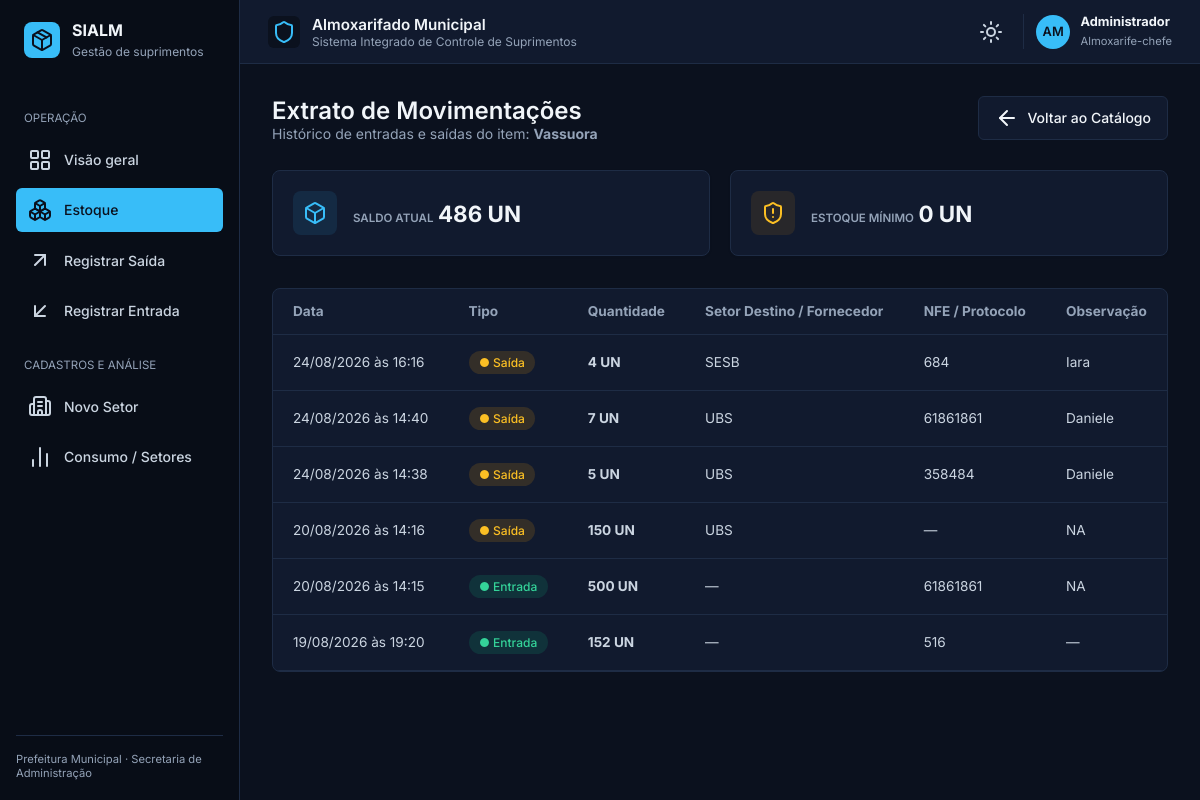
The app's page /produtos/html/extrato/1 with its own data.
### app/database/models.py (models this page shows)
class Produto(Base):
    __tablename__ = "produtos"
    id: Mapped[int] = mapped_column(primary_key=True, index=True)
    nome: Mapped[str] = mapped_column(String(100), nullable=False, index=True)
    categoria: Mapped[str] = mapped_column(String(100), nullable=True)
    descricao: Mapped[str] = mapped_column(Text, nullable=True)
    quantidade_estoque: Mapped[int] = mapped_column(Integer, default=0)
    estoque_minimo: Mapped[int] = mapped_column(Integer, default=0) # <--- NOVO CAMPO
    criado_em: Mapped[datetime] = mapped_column(DateTime, default=datetime.utcnow)
    movimentacoes = relationship("Movimentacao", back_populates="produto", cascade="all, delete-orphan")

class Movimentacao(Base):
    __tablename__ = "movimentacoes"
    id: Mapped[int] = mapped_column(primary_key=True, index=True)
    produto_id: Mapped[int] = mapped_column(ForeignKey("produtos.id"), nullable=False)
    tipo: Mapped[TipoMovimentacao] = mapped_column(Enum(TipoMovimentacao), nullable=False)
    quantidade: Mapped[int] = mapped_column(Integer, nullable=False)
    observacao: Mapped[str] = mapped_column(String(255), nullable=True)
    data_movimentacao: Mapped[datetime] = mapped_column(DateTime, default=datetime.utcnow)
    nfe: Mapped[str] = mapped_column(String(50), nullable=True)
    setor_id: Mapped[int] = mapped_column(ForeignKey("setores.id"), nullable=True)
    produto = relationship("Produto", back_populates="movimentacoes")
    setor = relationship("Setor")

class Setor(Base):
    __tablename__ = "setores"
    id: Mapped[int] = mapped_column(primary_key=True, index=True)
    nome: Mapped[str] = mapped_column(String(100), unique=True, nullable=False)
    secretaria: Mapped[str] = mapped_column(String(100), nullable=True)
    criado_em: Mapped[datetime] = mapped_column(DateTime, default=datetime.utcnow)

### app/routes/produtos.py (the view)
@router.get("/html/extrato/{produto_id}", response_class=HTMLResponse)
def renderizar_extrato_html(request: Request, produto_id: int, db: Session = Depends(get_db)):
    produto = db.query(Produto).filter(Produto.id == produto_id).first()
    if not produto:
        return HTMLResponse(content="<h1>Produto não encontrado</h1>", status_code=404)
    movimentacoes = db.query(Movimentacao).filter(Movimentacao.produto_id == produto_id)\
                      .order_by(Movimentacao.data_movimentacao.desc()).all()
    return templates.TemplateResponse(
        request=request,
        name="produtos/extrato.html",
        context={"request": request, "produto": produto, "movimentacoes": movimentacoes}
    )

### app/templates/produtos/extrato.html
{% extends "base.html" %}
{% set active_page = "produtos" %}
{% block content %}
<div class="view-header">
  <div>
    <h2 class="page-title">Extrato de Movimentações</h2>
    <p class="page-subtitle">Histórico de entradas e saídas do item: <strong>{{ produto.nome }}</strong></p>
  </div>
  <a href="/produtos/html/lista" class="btn btn-secondary">
    <i data-lucide="arrow-left"></i> Voltar ao Catálogo
  </a>
</div>
<div class="kpi-grid">
  <div class="kpi-card">
    <div class="kpi-icon icon-blue"><i data-lucide="box"></i></div>
    <div class="kpi-data">
      <span class="kpi-label">SALDO ATUAL</span>
      <span class="kpi-value">{{ produto.quantidade_estoque }} UN</span>
    </div>
  </div>
  <div class="kpi-card">
    <div class="kpi-icon icon-amber"><i data-lucide="shield-alert"></i></div>
    <div class="kpi-data">
      <span class="kpi-label">ESTOQUE MÍNIMO</span>
      <span class="kpi-value">{{ produto.estoque_minimo }} UN</span>
    </div>
  </div>
</div>
<div class="table-container">
  <table class="custom-table">
    <thead>
      <tr>
        <th>Data</th>
        <th>Tipo</th>
        <th>Quantidade</th>
        <th>Setor Destino / Fornecedor</th>
        <th>NFE / Protocolo</th>
        <th>Observação</th>
      </tr>
    </thead>
    <tbody>
      {% if movimentacoes %}
        {% for m in movimentacoes %}
        <tr>
          <td>{{ m.data_movimentacao.strftime('%d/%m/%Y às %H:%M') if m.data_movimentacao else '—' }}</td>
          <td>
            {% if m.tipo.name == 'ENTRADA' or m.tipo == 'ENTRADA' or m.tipo == 'entrada' %}
              <span class="badge badge-success">● Entrada</span>
            {% else %}
              <span class="badge badge-warning">● Saída</span>
            {% endif %}
          </td>
          <td><strong>{{ m.quantidade }} UN</strong></td>
          <td>{{ m.setor.nome if m.setor else '—' }}</td>
          <td>{{ m.nfe if m.nfe else '—' }}</td>
          <td>{{ m.observacao if m.observacao else '—' }}</td>
        </tr>
        {% endfor %}
      {% else %}
        <tr>
          <td colspan="6" class="text-center" style="padding: 2rem;">Nenhuma movimentação registrada para este item.</td>
        </tr>
      {% endif %}
    </tbody>
  </table>
</div>
{% endblock %}

### app/static/style.css (style rules this page uses)
:root { color-scheme: dark; --bg-main: #0b111e; --bg-card: #111a2e; --bg-card-hover: #16223b; --bg-sidebar: #080d17; --bg-input: #16223b; --border-color: #1e2c45; --border-light: #2a3d5e; --text-primary: #f1f5f9; --text-secondary: #cbd5e1; --text-muted: #94a3b8; --accent-blue: #38bdf8; --btn-primary-bg: #38bdf8; --btn-primary-text: #0b111e; --btn-dark-blue: #0284c7; --badge-green-bg: rgba(16, 185, 129, 0.15); --badge-green-text: #34d399; --badge-yellow-bg: rgba(245, 158, 11, 0.15); --badge-yellow-text: #fbbf24; --badge-red-bg: rgba(239, 68, 68, 0.15); --badge-red-text: #f87171; }
* { margin: 0; padding: 0; box-sizing: border-box; font-family: 'Inter', -apple-system, BlinkMacSystemFont, "Segoe UI", Roboto, sans-serif; }
body { background-color: var(--bg-main); color: var(--text-primary); display: flex; min-height: 100vh; overflow-x: hidden; transition: background-color 0.3s, color 0.3s; }
a { text-decoration: none; }
.view-header { display: flex; justify-content: space-between; align-items: flex-start; margin-bottom: 1.75rem; }
.page-title { font-size: 1.5rem; font-weight: 600; color: var(--text-primary); }
.page-subtitle { font-size: 0.875rem; color: var(--text-muted); }
.btn { display: inline-flex; align-items: center; gap: 0.5rem; padding: 0.55rem 1rem; border-radius: 6px; font-size: 0.875rem; font-weight: 500; cursor: pointer; border: 1px solid transparent; }
.btn-secondary { background-color: var(--bg-card); color: var(--text-primary); border: 1px solid var(--border-color); }
.panel-card, .kpi-card, .chart-card { background-color: var(--bg-card); border: 1px solid var(--border-color); border-radius: 8px; box-shadow: 0 1px 3px rgba(0,0,0,0.05); }
.kpi-card { padding: 1.25rem; display: flex; align-items: center; gap: 1rem; }
.kpi-grid { display: grid; grid-template-columns: repeat(auto-fit, minmax(220px, 1fr)); gap: 1.25rem; margin-bottom: 2rem; }
.kpi-icon { width: 44px; height: 44px; border-radius: 8px; display: flex; align-items: center; justify-content: center; }
.icon-blue { background: rgba(56, 189, 248, 0.1); color: #38bdf8; }
.icon-amber { background: rgba(245, 158, 11, 0.1); color: #fbbf24; }
.kpi-label { font-size: 0.72rem; font-weight: 600; color: var(--text-muted); margin-bottom: 0.25rem; }
.kpi-value { font-size: 1.4rem; font-weight: 700; color: var(--text-primary); }
.table-container { background-color: var(--bg-card); border: 1px solid var(--border-color); border-radius: 8px; overflow-x: auto; }
.custom-table { width: 100%; border-collapse: collapse; text-align: left; font-size: 0.85rem; }
.custom-table th { padding: 0.9rem 1.25rem; color: var(--text-muted); border-bottom: 1px solid var(--border-color); }
.custom-table td { padding: 1rem 1.25rem; border-bottom: 1px solid var(--border-color); color: var(--text-secondary); }
.badge { display: inline-flex; align-items: center; padding: 0.25rem 0.65rem; border-radius: 9999px; font-size: 0.75rem; font-weight: 500; }
.badge-success { background-color: var(--badge-green-bg); color: var(--badge-green-text); }
.badge-warning { background-color: var(--badge-yellow-bg); color: var(--badge-yellow-text); }

### records on screen
Produto: nome "Vassuora", quantidade_estoque "486", estoque_minimo "0"
Movimentacao: data_movimentacao "24/08/2026 às 16:16", tipo "● Saída", quantidade "4", setor "SESB", nfe "684", observacao "Iara"
Movimentacao: data_movimentacao "24/08/2026 às 14:40", tipo "● Saída", quantidade "7", setor "UBS", nfe "61861861", observacao "Daniele"
Movimentacao: data_movimentacao "24/08/2026 às 14:38", tipo "● Saída", quantidade "5", setor "UBS", nfe "358484", observacao "Daniele"
Movimentacao: data_movimentacao "20/08/2026 às 14:16", tipo "● Saída", quantidade "150", setor "UBS", nfe "—", observacao "NA"
Movimentacao: data_movimentacao "20/08/2026 às 14:15", tipo "● Entrada", quantidade "500", setor "—", nfe "61861861", observacao "NA"
Movimentacao: data_movimentacao "19/08/2026 às 19:20", tipo "● Entrada", quantidade "152", setor "—", nfe "516", observacao "—"
